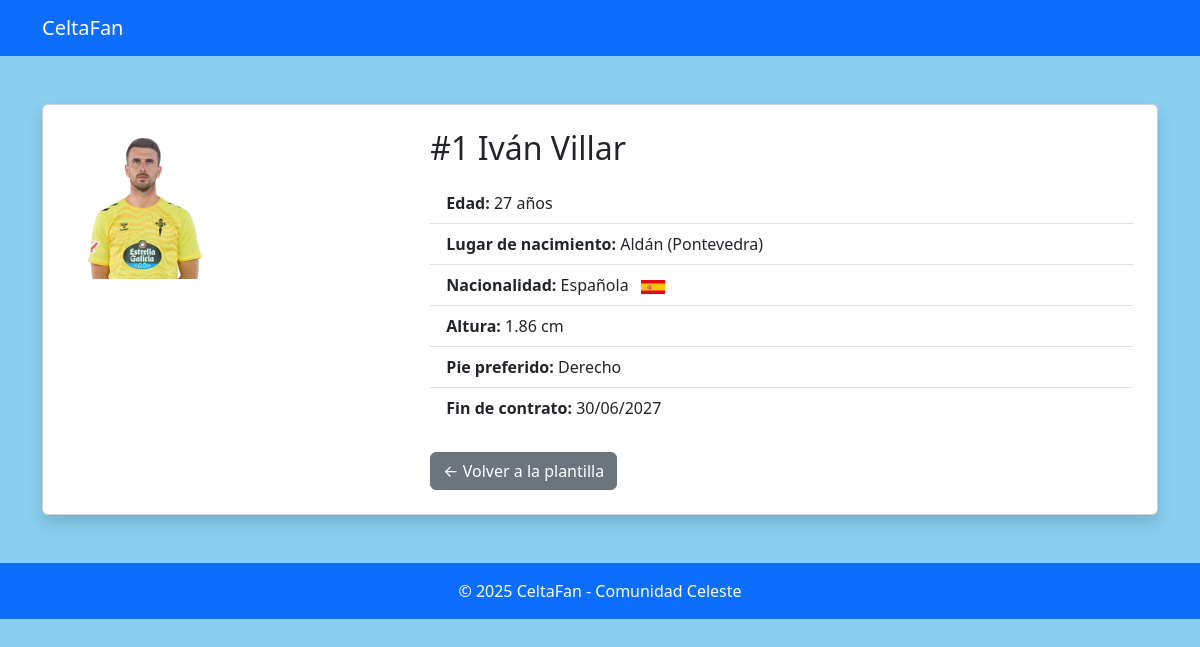
Before: /jugador/1/ with the older database file.
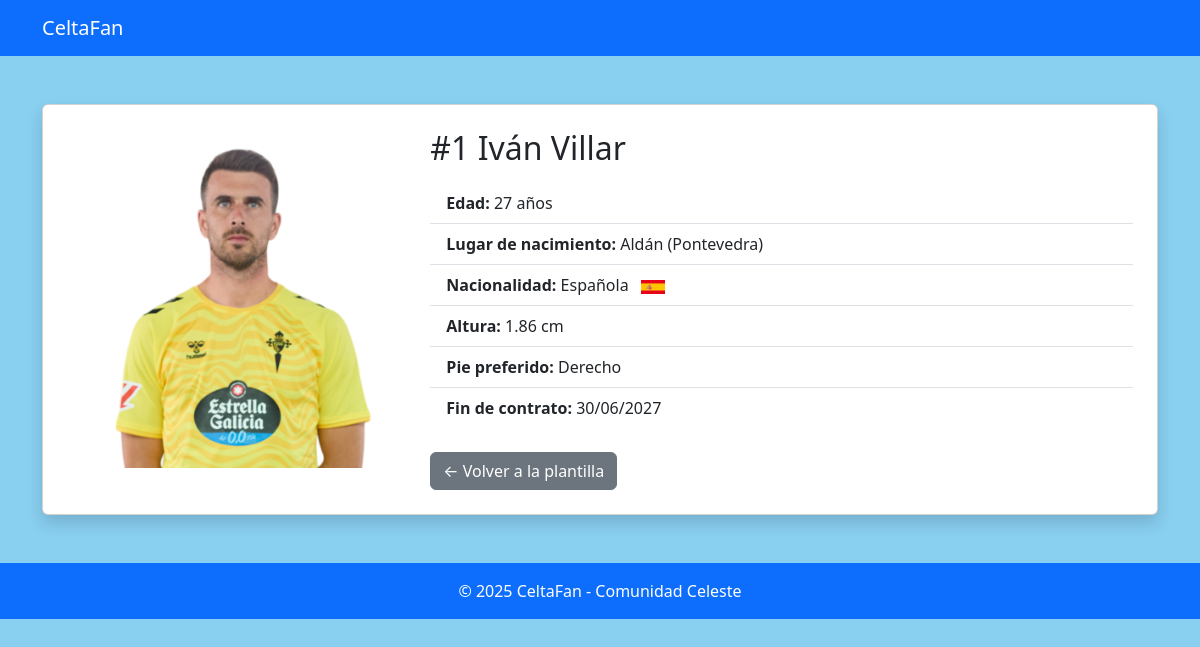
After: the same page with the newer database file.
### core/models.py (models this page shows, shortened)
class Jugador(models.Model):
    POSICIONES = [
        ('POR', 'Portero'),
        ('DEF', 'Defensa'),
        ('MED', 'Centrocampista'),
        ('DEL', 'Delantero'),
    ]
    nombre_completo = models.CharField(max_length=100)
    dorsal = models.PositiveIntegerField()
    posicion = models.CharField(max_length=3, choices=POSICIONES)
    foto = models.ImageField(upload_to='jugadores/')
    fecha_nacimiento = models.DateField(null=True)
    lugar_nacimiento = models.CharField(max_length=100)
    provincia = models.CharField(max_length=100)
    nacionalidad = models.CharField(max_length=100)
    bandera = models.ImageField(upload_to='banderas/')
    altura = models.DecimalField(max_digits=4, decimal_places=2)  # Ej: 1.83
    pie_preferido = models.CharField(max_length=10)
    fin_contrato = models.DateField()
    def edad(self):
        if self.fecha_nacimiento:
            today = date.today()
            return (
                today.year
                - self.fecha_nacimiento.year
                - ((today.month, today.day) < (self.fecha_nacimiento.month, self.fecha_nacimiento.day))
            )
        return "Desconocida"

### core/views.py (the view)
# urls.py: path('jugador/<int:jugador_id>/', views.detalle_jugador, name='detalle_jugador'),
def detalle_jugador(request, jugador_id):
    jugador = get_object_or_404(Jugador, id=jugador_id)
    return render(request, 'jugadores/detalle_jugador.html', {'jugador': jugador})

### core/templates/jugadores/detalle_jugador.html (shortened to what this page needs)
<!DOCTYPE html>
<html lang="es">
<head>
    <link href="https://cdn.jsdelivr.net/npm/bootstrap@5.3.0/dist/css/bootstrap.min.css" rel="stylesheet">
</head>
<body style=" background-color: #89CFF0;">
    <nav class="navbar navbar-expand-lg navbar-dark bg-primary">
        <div class="container">
            <a class="navbar-brand" href="/">CeltaFan</a>
        </div>
    </nav>
    <div class="container py-5">
        <div class="card shadow p-4">
            <div class="row g-4">
                <div class="col-md-4">
                    <img src="{{ jugador.foto.url }}" class="img-fluid rounded" alt="Foto de {{ jugador.nombre_completo }}">
                </div>
                <div class="col-md-8">
                    <h2 class="mb-3">#{{ jugador.dorsal }} {{ jugador.nombre_completo }}</h2>
                    <ul class="list-group list-group-flush">
                        <li class="list-group-item"><strong>Edad:</strong> {{ jugador.edad }} años</li>
                        <li class="list-group-item"><strong>Lugar de nacimiento:</strong> {{ jugador.lugar_nacimiento }} ({{ jugador.provincia }})</li>
                        <li class="list-group-item">
                            <strong>Nacionalidad:</strong> {{ jugador.nacionalidad }}
                            <img src="{{ jugador.bandera.url }}" alt="Bandera" width="24" class="ms-2">
                        </li>
                        <li class="list-group-item"><strong>Altura:</strong> {{ jugador.altura }} cm</li>
                        <li class="list-group-item"><strong>Pie preferido:</strong> {{ jugador.pie_preferido }}</li>
                        <li class="list-group-item"><strong>Fin de contrato:</strong> {{ jugador.fin_contrato|date:"d/m/Y" }}</li>
                    </ul>
                    <a href="{% url 'plantilla' %}" class="btn btn-secondary mt-4">&larr; Volver a la plantilla</a>
                </div>
            </div>
        </div>
    </div>
    <footer class="bg-primary text-white text-center py-3 mt-auto">
        &copy; 2025 CeltaFan - Comunidad Celeste
    </footer>
</body>
</html>

Changed rows visible on the page:
changed Jugador "Iván Villar": foto: a different picture
